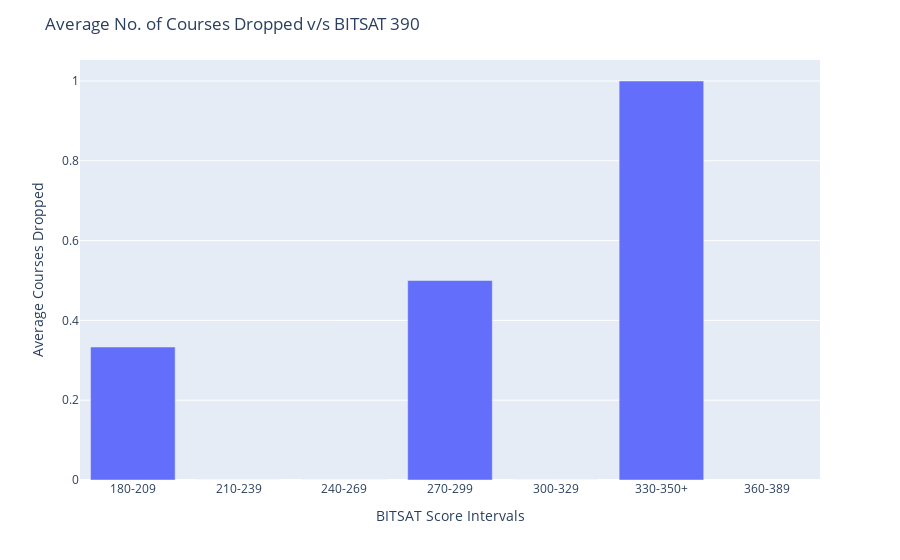

Write notebook code for a chart like this one.
### Code cell
score_interval_dropped_390 = px.bar(
    bitsat_cg_dropped_plotting_data_390,
    x=bitsat_cg_dropped_plotting_data_390.index,
    y=bitsat_cg_dropped_plotting_data_390["mean_dropped_courses"],
)

score_interval_dropped_390.update_layout(
    xaxis_title="BITSAT Score Intervals",
    yaxis_title="Average Courses Dropped",
    title="Average No. of Courses Dropped v/s BITSAT 390",
)

score_interval_dropped_390.show()

### Figure 1 — Plotly figure (JSON) as saved in the notebook; plotly's stock layout.template omitted (floating-point values rounded to 4 significant figures)
{"data": [{"alignmentgroup": "True", "hovertemplate": "score_intervals=%{x}<br>mean_dropped_courses=%{y}<extra></extra>", "legendgroup": "", "marker": {"color": "#636efa", "pattern": {"shape": ""}}, "name": "", "offsetgroup": "", "orientation": "v", "showlegend": false, "textposition": "auto", "type": "bar", "x": ["180-209", "210-239", "240-269", "270-299", "300-329", "330-350+", "360-389"], "xaxis": "x", "y": [0.3333, 0, 0, 0.5, 0, 1, null], "yaxis": "y"}], "layout": {"barmode": "relative", "legend": {"tracegroupgap": 0}, "margin": {"t": 60}, "title": {"text": "Average No. of Courses Dropped v/s BITSAT 390"}, "xaxis": {"anchor": "y", "domain": [0, 1], "title": {"text": "BITSAT Score Intervals"}}, "yaxis": {"anchor": "x", "domain": [0, 1], "title": {"text": "Average Courses Dropped"}}}}
